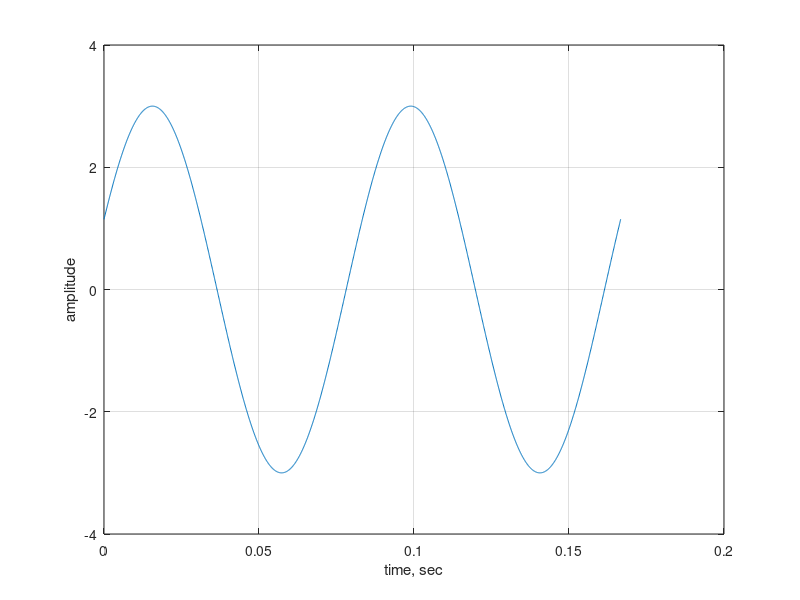
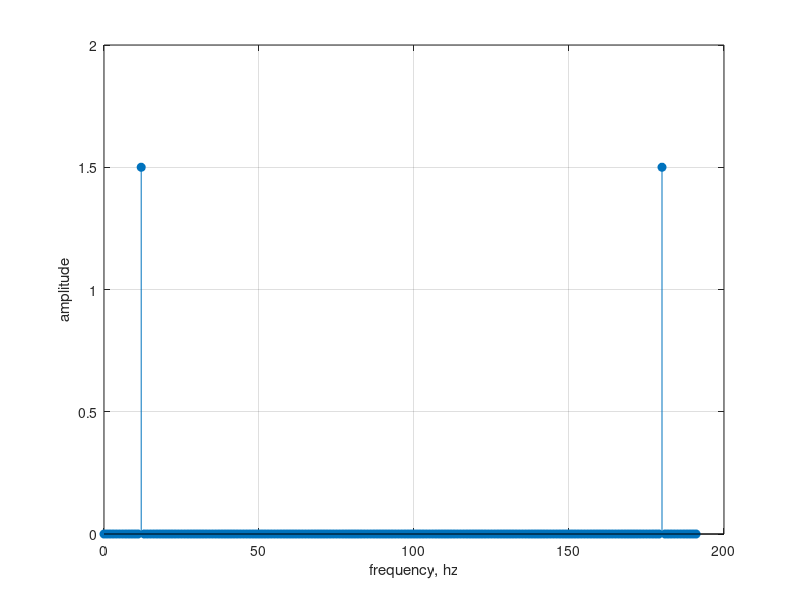
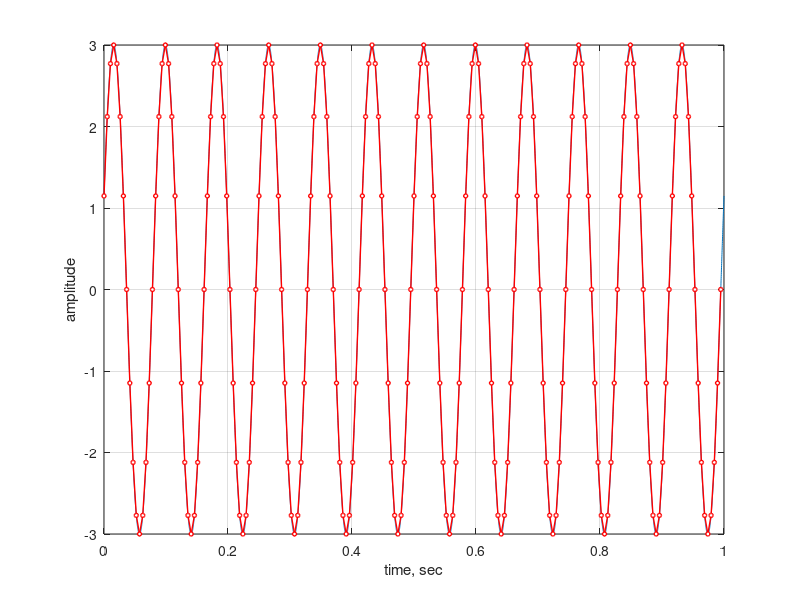

MATLAB code for these plots, in order: (Note: this script raises an error after producing the figures.)
close all;
A = 3;
f = 12;
phi = pi/8;
T = 1/f; 
t = 0 : T/1000 : 2*T; 
y = A * sin(2 * pi * f * t + phi);

figure;
plot(t, y);
grid on;
xlabel('time, sec');
ylabel('amplitude');
ylim([-4, 4]);

% по теореме котельникова
% частота дискритизации в 2 раза больше частоты сигнала
% 12 * 2 = 24

Fd = f * 4 * 4;
%4
time = 1;
sd = 1/Fd;
vt = 0 : sd : time - sd;
n = length(vt);

ydis = A * sin(2 * pi * f * vt + phi);
fprintf('4)' , n);

%5
N = length(ydis);
Y_dft = zeros(1, N);

for k = 0:N-1
    summ = 0;
    for m = 0:N-1
        summ = summ + ydis(m+1) * exp(-1i*2*pi*k*m/N);
    end
    Y_dft(k+1) = summ;
end

fur = Y_dft;
df  = Fd / n;
memoryb = n * 4;% float

f_os = (0:n-1) * df;
figure;
stem(f_os, abs(fur)/n, "filled");
grid on;
xlabel('frequency, hz');
ylabel('amplitude');

%6
t_aft = 0 : 0.0001 : 1;
y_aft = A * sin(2 * pi * f * t_aft + phi);
figure;
plot(t_aft, y_aft); hold on;
plot(vt, ydis, 'ro-', 'LineWidth', 1, 'MarkerSize', 3, 'MarkerFaceColor', 'w');
grid on;

xlabel('time, sec');
ylabel('amplitude');

%9
voicename = 'voice1.wav';
[y, Fs] = audioread(voicename);
fprintf('frequency sample = %d ghz\n', Fs);
fprintf('num of counts = %d\n', length(y));

%10

% 172800 / 3.6 = 48000 
% cходится

%11

y1 = downsample(y, 10); 
zvuk = audioplayer(y1, Fs/10); 
play(zvuk);
plot(y1);

%12
y_short  = downsample(y(1 : min(48000, length(y))), 10);
y1_short = downsample(y1(1 : min(4800,  length(y1))), 10); 

N1 = length(y_short);
Y1 = zeros(1, N1);
for k = 0:N1-1
    summ = 0;
    for m = 0:N1-1
        summ = summ + y_short(m+1) * exp(-1i*2*pi*k*m/N1);
    end
    Y1(k+1) = summ;
end

P1 = abs(Y1(1 : floor(N1/2) + 1));
f1 = (Fs/10) * (0 : floor(N1/2)) / N1;

N2 = length(y1_short);
Y2 = zeros(1, N2);
for k = 0:N2-1
    summ = 0;
    for m = 0:N2-1
        summ = summ + y1_short(m+1) * exp(-1i*2*pi*k*m/N2);
    end
    Y2(k+1) = summ;
end

P2 = abs(Y2(1 : floor(N2/2) + 1));
f2 = (Fs/100) * (0 : floor(N2/2)) / N2;

figure;
subplot(2,1,1);
plot(f1, P1);
title('original');
xlabel('frequency, Hz');
ylabel('magnitude');
grid on;

subplot(2,1,2);
plot(f2, P2, 'm');
title('after');
xlabel('frequency, Hz');
ylabel('magnitude');
grid on;

%13

t13 = 0 : T / 1000 : T * 2;
yclean = A * sin(2 * pi * f * t13 + phi);
figure;

for okrug = 3:6;
    maxvalue = 2 ^ okrug - 1;
    yqual = round((yclean + A) / (A * 2) * maxvalue) / maxvalue * A * 2 - A;
    Y = fft(yqual);
    P = abs(Y(1 : floor(length(yqual) / 2) + 1));
    error = mean(abs(yclean - yqual));
    fprintf('razryzdnost %d bit, max value = %d, err = %.5d\n', okrug, maxvalue, error);

    aa = okrug - 2;
    subplot(4, 1, aa);
    plot(P);
    ylabel('P');
    grid on;
end;
xlabel('num of counts');
